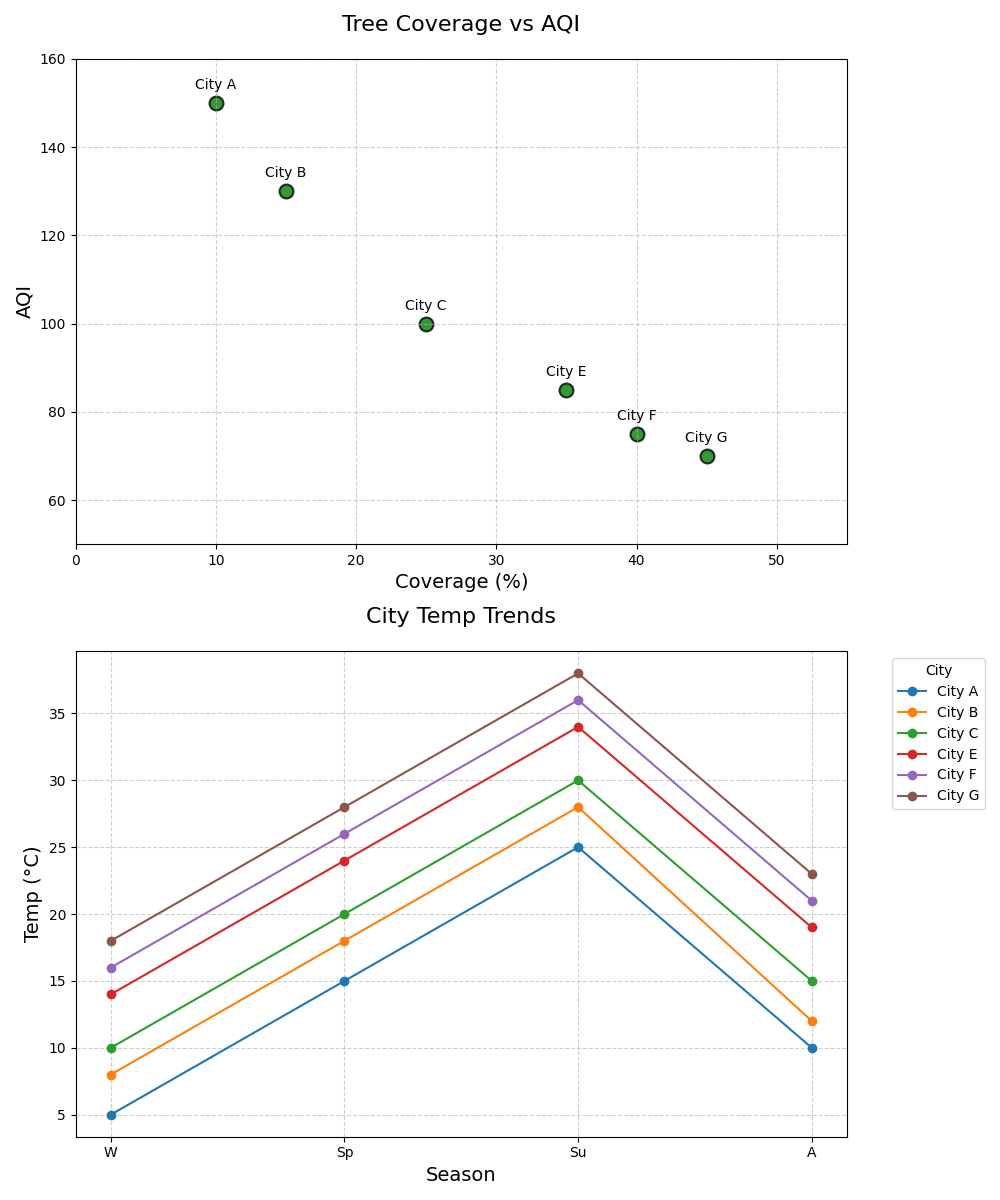

The Python source for this figure:
import matplotlib.pyplot as plt
import numpy as np

cities = ["City A", "City B", "City C", "City E", "City F", "City G"]
tree_coverage = np.array([10, 15, 25, 35, 40, 45])
AQI_levels = np.array([150, 130, 100, 85, 75, 70])

temperature_trends = {
    "City A": [5, 15, 25, 10],
    "City B": [8, 18, 28, 12],
    "City C": [10, 20, 30, 15],
    "City E": [14, 24, 34, 19],
    "City F": [16, 26, 36, 21],
    "City G": [18, 28, 38, 23]
}

fig, (ax1, ax2) = plt.subplots(2, 1, figsize=(10, 12))

ax1.scatter(tree_coverage, AQI_levels, color='green', s=100, alpha=0.8,
            edgecolors='black', linewidth=1.5)

for i, txt in enumerate(cities):
    ax1.annotate(txt,
                 (tree_coverage[i], AQI_levels[i]), 
                 textcoords="offset points", 
                 xytext=(0, 10), 
                 ha='center', 
                 fontsize=10)

ax1.set_title("Tree Coverage vs AQI", fontsize=16, pad=20)
ax1.set_xlabel("Coverage (%)", fontsize=14)
ax1.set_ylabel("AQI", fontsize=14)
ax1.grid(True, linestyle='--', alpha=0.6)
ax1.set_xlim(0, 55)
ax1.set_ylim(50, 160)

for city in cities:
    temperatures = temperature_trends[city]
    quarters = ['W', 'Sp', 'Su', 'A']
    ax2.plot(quarters, temperatures, marker='o', label=city)

ax2.set_title("City Temp Trends", fontsize=16, pad=20)
ax2.set_xlabel("Season", fontsize=14)
ax2.set_ylabel("Temp (°C)", fontsize=14)
ax2.grid(True, linestyle='--', alpha=0.6)
ax2.legend(title='City', bbox_to_anchor=(1.05, 1), loc='upper left')

plt.tight_layout()
plt.show()
